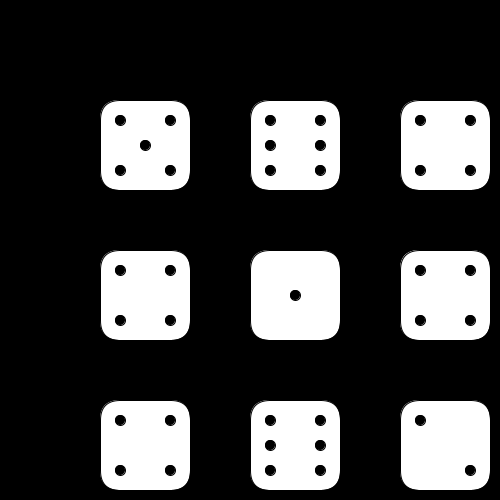
Frame 1 (no input)
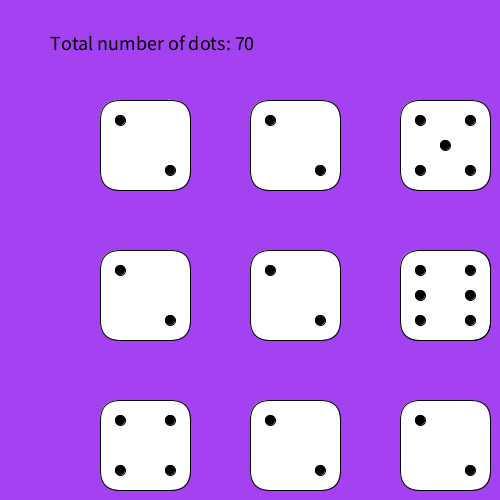
Frame 2 (the mouse pressed at the canvas centre, redrawn once)

The Processing sketch that drew these frames (run headless with seeded random() and noise(); the mouse was pressed at the canvas centre and the sketch redrawn once):

// Processing sketch: Dice
// ── Dice.pde
//initialize variables for reference
Die Die1;
Die Die2;
Die Die3;
Die Die4;
Die Die5;
Die Die6;
Die Die7;
Die Die8;
Die Die9;
color bColor;
int counter;

//give positions for objects
void setup(){
  size(500,500);
  smooth();
  Die1 = new Die(50,50);
  Die2 = new Die(200,50);
  Die3 = new Die(350,50);
  
  Die4 = new Die(50,200);
  Die5 = new Die(200,200);
  Die6 = new Die(350,200);
  
  Die7 = new Die(50,350);
  Die8 = new Die(200,350);
  Die9 = new Die(350,350);
  
  noLoop();
}
void draw(){
  //call objects to appear
  background(bColor);
  smooth();
 
  Die1.show();
  Die2.show();
  Die3.show();
  Die4.show();
  Die5.show();
  Die6.show();
  Die6.show();
  Die7.show();
  Die8.show();
  Die9.show();
  textSize(20);
  text("Total number of dots: " + counter, 50,50);
  
}

void mousePressed(){
  bColor = color(random(255), random(255), random(255));
  redraw();
}

class Die {
  int rollDice;
  int x_pos;
  int y_pos;
	
	Die(int x, int y){
    x_pos = x;
    y_pos = y;

	}
	void roll(){
    rollDice = (int)((Math.random() * 6) + 1);
	}
	
	void show(){ 
    fill(255);
    pushMatrix();
    translate(x_pos,y_pos);
    rect(50,50,90,90,20);
    roll();
  
  //dots 
    //middle
    if(rollDice == 1 || rollDice == 3 || rollDice == 5){
      fill(0);
      ellipse(95,95,10,10);
    }
    //top left
    if(rollDice == 2 || rollDice == 3 || rollDice == 4 || rollDice == 5 || rollDice == 6){
      fill(0);
      ellipse(70,70,10,10);
    }
    //bottom right
    if(rollDice == 2 || rollDice == 3 || rollDice == 4 || rollDice == 5 || rollDice == 6){
      fill(0);
      ellipse(120,120,10,10);
    }
    //bottom left
    if(rollDice == 4 || rollDice == 5 || rollDice == 6){
      fill(0);
      ellipse(70,120,10,10);
    }
    //top right
    if(rollDice == 4 || rollDice == 5 || rollDice == 6){
      fill(0);
      ellipse(120,70,10,10);
    }
    //middles on six
    if(rollDice == 6){
      fill(0);
      ellipse(70,95,10,10);
      ellipse(120,95,10,10);
    }
    if(rollDice == 1)
      counter = counter + 1;
    if(rollDice == 2)
      counter = counter + 2;
    if(rollDice == 3)
      counter = counter + 3;
    if(rollDice == 4)
      counter = counter + 4;
    if(rollDice == 5)
      counter = counter + 5;
    if(rollDice == 6)
      counter = counter + 6;
 
    popMatrix();
  }
		//your code here
	}
